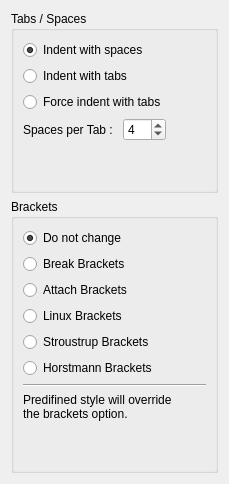
         <widget class="QWidget" name="tabTabBracket">
          <attribute name="title">
           <string>Tab/Bracket</string>
          </attribute>
          <layout class="QVBoxLayout" name="verticalLayout_7">
           <item>
            <widget class="QGroupBox" name="gbBrackets_2">
             <property name="title">
              <string>Tabs / Spaces</string>
             </property>
             <layout class="QGridLayout">
              <item row="0" column="0" colspan="2">
               <widget class="QRadioButton" name="rbIndentWithSpaces">
                <property name="text">
                 <string>Indent with spaces</string>
                </property>
                <property name="checked">
                 <bool>true</bool>
                </property>
               </widget>
              </item>
              <item row="1" column="0" colspan="2">
               <widget class="QRadioButton" name="rbIndentWithTabs">
                <property name="text">
                 <string>Indent with tabs</string>
                </property>
               </widget>
              </item>
              <item row="2" column="0" colspan="3">
               <widget class="QRadioButton" name="rbForceIndentWithTabs">
                <property name="text">
                 <string>Force indent with tabs</string>
                </property>
               </widget>
              </item>
              <item row="4" column="0">
               <widget class="QLabel" name="labIndentSize">
                <property name="text">
                 <string>Spaces per Tab : </string>
                </property>
               </widget>
              </item>
              <item row="4" column="1" colspan="2">
               <widget class="QSpinBox" name="spbSpacePerTab">
                <property name="value">
                 <number>4</number>
                </property>
               </widget>
              </item>
              <item row="4" column="3">
               <spacer name="horizontalSpacer_2">
                <property name="orientation">
                 <enum>Qt::Horizontal</enum>
                </property>
                <property name="sizeHint" stdset="0">
                 <size>
                  <width>40</width>
                  <height>20</height>
                 </size>
                </property>
               </spacer>
              </item>
              <item row="5" column="0">
               <spacer name="verticalSpacer_5">
                <property name="orientation">
                 <enum>Qt::Vertical</enum>
                </property>
                <property name="sizeHint" stdset="0">
                 <size>
                  <width>20</width>
                  <height>40</height>
                 </size>
                </property>
               </spacer>
              </item>
             </layout>
            </widget>
           </item>
           <item>
            <widget class="QGroupBox" name="gbBrackets">
             <property name="title">
              <string>Brackets</string>
             </property>
             <layout class="QVBoxLayout" name="verticalLayout_6">
              <item>
               <widget class="QRadioButton" name="rbBracketNoChange">
                <property name="text">
                 <string>Do not change</string>
                </property>
                <property name="checked">
                 <bool>true</bool>
                </property>
               </widget>
              </item>
              <item>
               <widget class="QRadioButton" name="rbBracketBreak">
                <property name="text">
                 <string>Break Brackets</string>
                </property>
               </widget>
              </item>
              <item>
               <widget class="QRadioButton" name="rbBracketAttach">
                <property name="text">
                 <string>Attach Brackets</string>
                </property>
               </widget>
              </item>
              <item>
               <widget class="QRadioButton" name="rbBracketLinux">
                <property name="text">
                 <string>Linux Brackets</string>
                </property>
               </widget>
              </item>
              <item>
               <widget class="QRadioButton" name="rbBracketStroustrup">
                <property name="text">
                 <string>Stroustrup Brackets</string>
                </property>
               </widget>
              </item>
              <item>
               <widget class="QRadioButton" name="rbBracketHorstmann">
                <property name="text">
                 <string>Horstmann Brackets</string>
                </property>
               </widget>
              </item>
              <item>
               <widget class="Line" name="line">
                <property name="orientation">
                 <enum>Qt::Horizontal</enum>
                </property>
               </widget>
              </item>
              <item>
               <widget class="QLabel" name="label">
                <property name="text">
                 <string>Predifined style will override
the brackets option.</string>
                </property>
               </widget>
              </item>
              <item>
               <spacer name="verticalSpacer_6">
                <property name="orientation">
                 <enum>Qt::Vertical</enum>
                </property>
                <property name="sizeHint" stdset="0">
                 <size>
                  <width>20</width>
                  <height>40</height>
                 </size>
                </property>
               </spacer>
              </item>
             </layout>
            </widget>
           </item>
          </layout>
         </widget>
